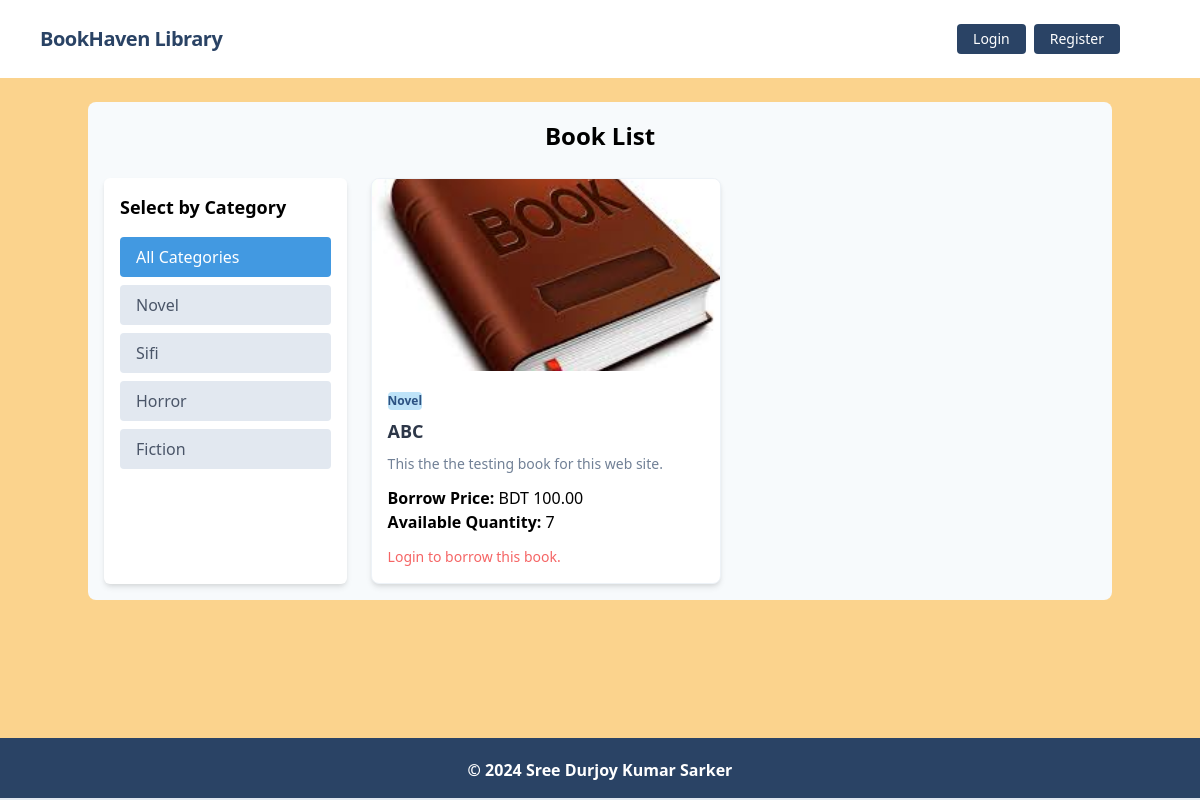
Before: / with the older database file.
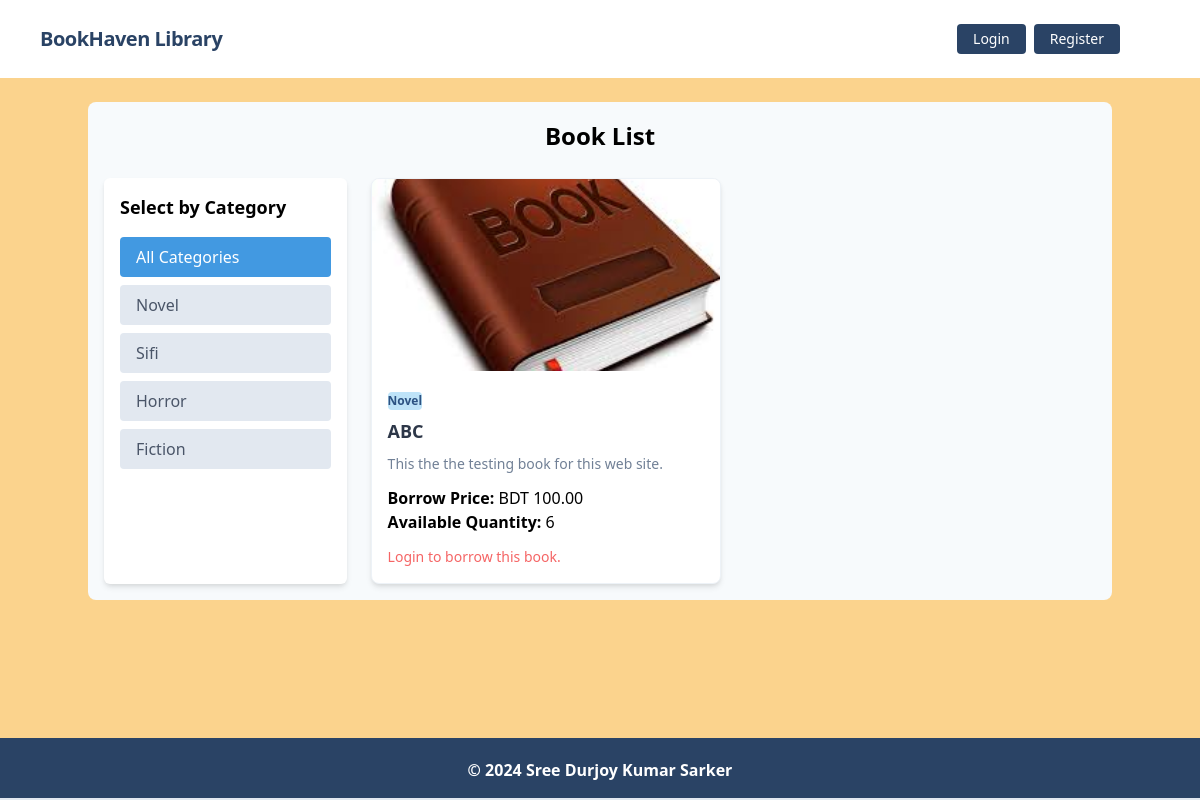
After: the same page with the newer database file.
### books/models.py (models this page shows, shortened)
class Category(models.Model):
    name = models.CharField(max_length=100)
    slug = models.SlugField(unique=True, blank=True)

class Book(models.Model):
        title = models.CharField(max_length=100)
        description = models.TextField()
        borrowprice = models.DecimalField(max_digits=10, decimal_places=2)
        quantity = models.IntegerField(default=1)
        image = models.ImageField(upload_to='books/uploads/', null=True, blank=True)
        catagory = models.ForeignKey(Category, on_delete=models.CASCADE)

### books/views.py (the view)
# urls.py: path('', BookListView.as_view(), name='home'),
class BookListView(ListView):
    model = Book
    template_name = 'books/book_list.html'
    context_object_name = 'books'
    def get_queryset(self):
        category_slug = self.kwargs.get('category_slug')
        if category_slug:
            category = get_object_or_404(Category, slug=category_slug)
            return Book.objects.filter(catagory=category)
        else:
            return Book.objects.all()
    def get_context_data(self, **kwargs):
        context = super().get_context_data(**kwargs)
        context['categories'] = Category.objects.all()  # Pass all categories to the template
        return context

### books/templates/books/book_list.html
{% extends 'base.html' %}
{% load static %}
{% block content %}
<div class="container mx-auto mt-6 bg-gray-100 p-4 rounded-lg">
    <h1 class="text-center text-2xl font-bold mb-6">Book List</h1>
    <div class="flex">
        <div class="w-1/4 bg-white p-4 shadow-md rounded-md mr-6">
            <h5 class="text-lg font-semibold mb-4">Select by Category</h5>
            <ul class="space-y-2">
                <li>
                    <a href="{% url 'book_list' %}" class="block px-4 py-2 bg-blue-500 text-white rounded hover:bg-blue-600 transition">
                        All Categories
                    </a>
                </li>
                {% for category in categories %}
                <li>
                    <a href="{% url 'book_list_by_category' category.slug %}" class="block px-4 py-2 bg-gray-300 text-gray-700 rounded hover:bg-gray-400 hover:text-white transition">
                        {{ category.name }}
                    </a>
                </li>
                {% endfor %}
            </ul>
        </div>
        <div class="w-3/4">
            <div class="grid grid-cols-2 gap-6">
                {% for book in books %}
                <div class="bg-white shadow-md border border-gray-200 rounded-lg overflow-hidden">
                    {% if book.image %}
                    <img src="{{ book.image.url }}" alt="{{ book.title }}" class="w-full h-48 object-cover">
                    {% else %}
                    <img src="{% static 'book_placeholder.jpg' %}" alt="Placeholder Image" class="w-full h-48 object-cover">
                    {% endif %}
                    <div class="p-4">
                        <span class="inline-block bg-blue-200 text-blue-800 text-xs font-semibold mr-2 px-2.5 py-0.5 rounded mb-2">
                            {{ book.catagory.name }}
                        </span>
                        <h5 class="text-lg font-bold mb-2">
                            <a href="{% url 'book_details' book.id %}" class="text-gray-800 hover:text-blue-600 transition">
                                {{ book.title }}
                            </a>
                        </h5>
                        <p class="text-gray-600 text-sm mb-3">{{ book.description|truncatewords:20 }}</p>
                        <p><strong>Borrow Price:</strong> BDT {{ book.borrowprice }}</p>
                        <p><strong>Available Quantity:</strong> {{ book.quantity }}</p>
                        {% if request.user.is_authenticated %}
                        <form action="{% url 'borrow_book' book.id %}" method="POST">
                            {% csrf_token %}
                            {% if book.quantity > 0 %}
                            <button class="w-full mt-3 bg-green-500 text-white py-2 px-4 rounded hover:bg-green-600 transition">
                                Borrow Now
                            </button>
                            {% else %}
                            <button class="w-full mt-3 bg-gray-300 text-gray-700 py-2 px-4 rounded" disabled>
                                Out of Stock
                            </button>
                            {% endif %}
                        </form>
                        {% else %}
                        <p class="text-red-500 text-sm mt-3">Login to borrow this book.</p>
                        {% endif %}
                    </div>
                </div>
                {% empty %}
                <div class="col-span-2">
                    <p class="text-center text-gray-500">No books available at the moment.</p>
                </div>
                {% endfor %}
            </div>
        </div>
    </div>
</div>
{% endblock %}

### core/templates/base.html (shortened to what this page needs)
{% load static %}
<!DOCTYPE html>
<html lang="en">
    <head>
        <link href="https://unpkg.com/tailwindcss@^1.0/dist/tailwind.min.css" rel="stylesheet">
    </head>
    <body class="bg-orange-300">
        {% include 'navbar.html' %}
        {% block body %}
            <div class="lg:container lg:mx-auto" id="main">
                {% block content %}
                {% endblock %}
            </div>
            {% include 'footer.html' %}
        {% endblock %}
    </body>
</html>

### core/templates/navbar.html (shortened to what this page needs)
<nav class="flex items-center justify-between flex-wrap bg-white p-6 px-10">
    <div class="flex items-center flex-shrink-0 text-white mr-6">
        <span class="font-semibold text-xl tracking-tight text-blue-900"><a href="/">BookHaven Library</a></span>
    </div>
    <div class="w-full block flex-grow lg:flex lg:items-center lg:w-auto px-10">
        {% if request.user.is_authenticated %}
            <div class="text-md lg:flex-grow">
                <a href="{% url 'deposit' %}" class="block mt-4 lg:inline-block lg:mt-0 text-blue-900 hover:text-red-900 hover:font-black mr-4">
                    Deposit
                </a>
            </div>
            <div class="flex w-auto">
                <div class="text-blue-900 my-auto font-black px-5">Welcome, {{ request.user.first_name }} (balance : {{request.user.account.balance}}) </div>
                <div class="text-md lg:flex-grow">
                    <a href="{% url 'book_history' %}" class="block mt-4 lg:inline-block lg:mt-0 text-blue-900 hover:text-red-900 hover:font-black mr-4">
                        My Book
                    </a>
                </div>
                <a href="{% url 'profile' %}" class="mx-2 inline-block font-medium text-sm px-4 py-2 leading-none bg-blue-900 rounded text-white border-white hover:border-transparent hover:text-dark hover:bg-red-700 mt-4 lg:mt-0">Profile</a>
                <form action="{% url 'logout' %}" method="post" class="inline mx-2">
                    {% csrf_token %}
                    <button type="submit" class="font-medium text-sm px-4 py-2 leading-none bg-blue-900 rounded text-white border-white hover:border-transparent hover:text-dark hover:bg-red-700 mt-4 lg:mt-0">
                        Logout
                    </button>
                </form>
            </div>
        {% else %}
            <div>
                <a href="{% url 'login' %}" class="mr-2 inline-block font-medium text-sm px-4 py-2 leading-none bg-blue-900 rounded text-white border-white hover:border-transparent hover:text-gray-800 hover:bg-red-700 mt-4 lg:mt-0">Login</a>
            </div>
            <div>
                <a href="{% url 'register' %}" class="inline-block font-medium text-sm px-4 py-2 leading-none bg-blue-900 rounded text-white border-white hover:border-transparent hover:text-gray-800 hover:bg-white mt-4 lg:mt-0">Register</a>
            </div>
        {% endif %}
    </div>
</nav>

### core/templates/footer.html
<footer class="footer bg-blue-900 text-white relative border-b-2 mt-10">
    <div class="container mx-auto px-6">
        <div class="mt-5 flex flex-col items-center">
            <div class="sm:w-2/3 text-center py-0 pb-2">
                <p class="text-md text-white font-bold mb-2">
                    © {% now "Y" %} Sree Durjoy Kumar Sarker
                </p>
            </div>
        </div>
    </div>
</footer>

### core/templates/base.html (style rules this page uses)
footer { position: fixed !important; bottom: 0 !important; width: 100%; }

Changed rows visible on the page:
changed Book "ABC": quantity "7" → "6"
